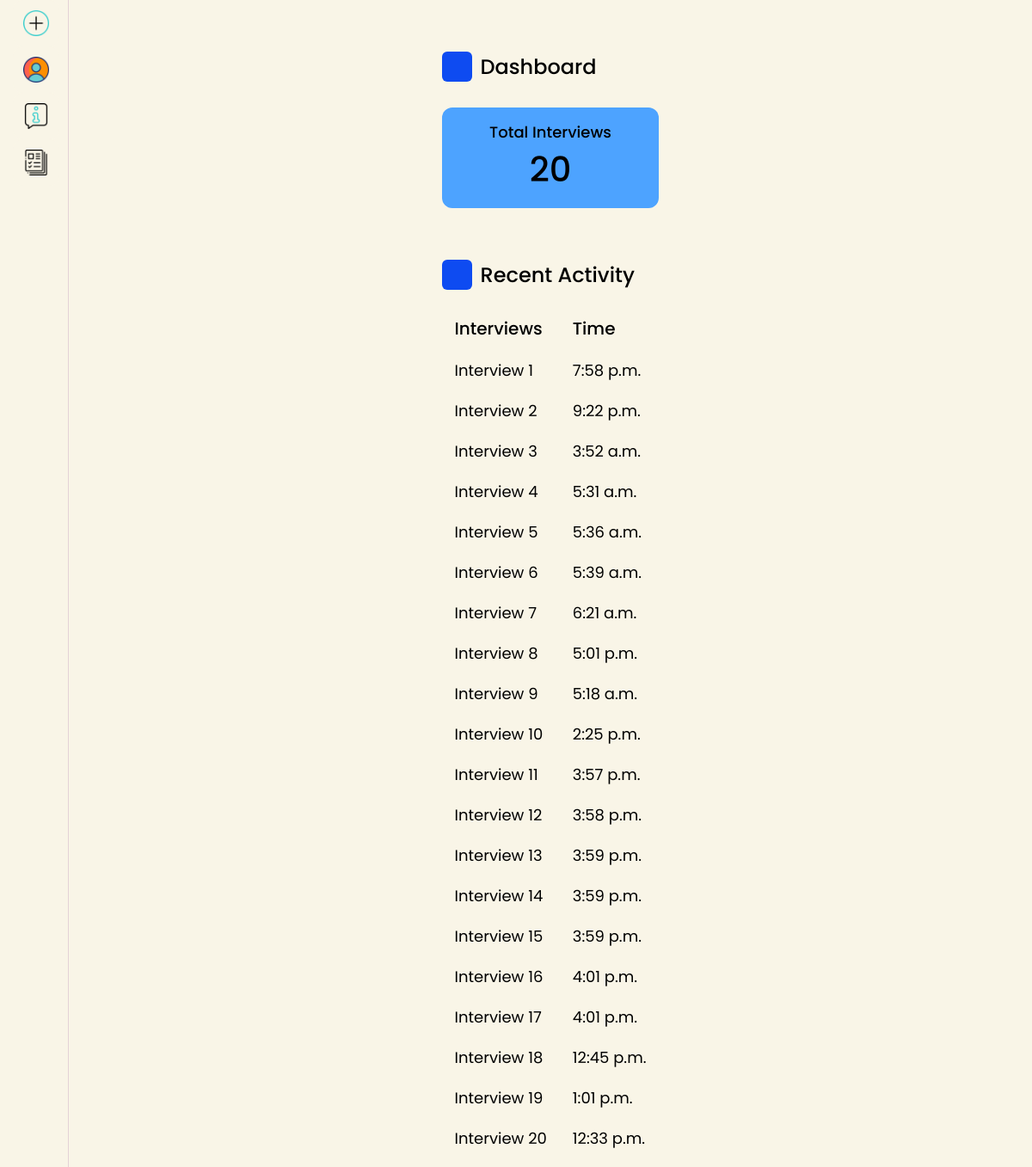
Screenshot of /dashboard (signed in) with the database file from the repository.
### home/models.py (models this page shows, shortened)
class Conversation(models.Model):
    user = models.ForeignKey(User, on_delete=models.CASCADE)  # Reference to the user
    chat_data = models.TextField()  # Store chat entries as JSON serialized data
    result = models.TextField()
    created_at = models.DateTimeField(auto_now_add=True,null=True)
    created_time = models.TimeField(null=True)

### home/views.py (the view)
# urls.py: path('dashboard', views.dashboard,name='dashboard'),
@login_required(login_url='login')
def dashboard(request):
    user_object = User.objects.get(username=request.user.username)
    user_profile = Profile.objects.get(user=user_object)
    user_posts = Conversation.objects.filter(user=user_object)
    user_post_length = len(user_posts)
    interview=[]
    for i in user_posts:
        var=i
        interview.append(var)
    user_profile1 = Conversation.objects.filter(user=request.user).order_by('-created_at').first()
    created_time=user_profile1.created_time
    user = User.objects.get(username=request.user.username)
    context = {
        'user_object': user_object,
        'user_profile': user_profile,
        'user_posts': user_posts,
        'user_post_length': user_post_length,
        'interview':interview,
        'created_time':created_time,
        'user':user,
    }
    return render(request, 'dashboard.html',context)

### templates/dashboard.html (shortened to what this page needs)
{% extends 'base.html' %}
{% load static %}
{% block css %}<link rel="stylesheet" type="text/css" href="/static/dashboard.css">{% endblock css %}
{% block container %}
        <div class="dash-content">
            <div class="overview">
                <div class="title">
                    <i class="uil uil-tachometer-fast-alt"></i>
                    <span class="text">Dashboard</span>
                </div>
                <div class="boxes">
                    <div class="box box1">
                        <span class="text">Total Interviews</span>
                        <span class="number">
                                {% for conversation in  interview  %}
                                    {% with forloop.counter as counter %}
                                        {% with counter|add:1 as next_value %}
                                            {% if forloop.last %}
                                            <span class="data-list">{{counter}}</span>
                                            {% else %}
                                                <span class="data-list"></span>
                                            {% endif %}
                                        {% endwith %}
                                    {% endwith %}
                                {% endfor %}
                        </span>
                    </div>
                </div>
            </div>
            <div class="activity">
                <div class="title">
                    <i class="uil uil-clock-three"></i>
                    <span class="text">Recent Activity</span>
                </div>
                <div class="activity-data">
                    <div class="data names">
                        <span class="data-title">Interviews</span>
                        {% for conversation in  interview  %}
                            {% with forloop.counter as counter %}
                                {% with counter|add:1 as next_value %}
                                    {% if forloop.last %}
                                       <span class="data-list">Interview {{counter}}</span>
                                    {% else %}
                                        <span class="data-list">Interview {{counter}}</span>
                                    {% endif %}
                                {% endwith %}
                            {% endwith %}
                        {% endfor %}
                    </div>
                    <div class="data email">
                        <span class="data-title">Time</span>
                        {% for conversation in  interview  %}
                        <span class="data-list">{{conversation.created_time}}</span>
                        {% endfor %}
                    </div>
                </div>
            </div>
        </div>
{% endblock container %}

### templates/base.html (shortened to what this page needs)
<html>
<head>
    <link rel="stylesheet" type="text/css" href="/static/index.css">
    {% block css %}{% endblock css %}
</head>
<body>
  <div class="container">
   <main>
      {% block container %}{% endblock container %}
   </main>
   <div id="sidebar">
        <div >
            <a href="newchat"><img src="/static/plus.png"class="navicons" id="navicons"><a/>
        </div>
        <div >
            <a href="dashboard"><img src="/static/profile.png" class="navicons" id="navicons"></a>
        </div>
        <div >
            <a href="dashboard"><img src="/static/information.png" class="navicons" id="navicons"></a>
        </div>
        <div >
            <a href="results"><img src="/static/profiles.png" class="navicons" id="navicons"></a>
        </div>
   </div>
   <footer></footer>
  </div>
</body>
</html>

### static/index.css (style rules this page uses)
body { margin: 0; }
.container { display: grid; height: 100vh; grid-template-columns: 80px 1fr; grid-template-rows: 1fr 20px; grid-template-areas: "sidebar main" "sidebar footer" ; }
main { background-color: f9f5e7; grid-area: main; display: flex; justify-content: center; }
#sidebar { background-color: #f9f5e7; grid-area: sidebar; display: flex; flex-direction: column; border-right: 1px solid; border-color: #e3d2d6; }
footer { background-color: #f9f5e7; grid-area: footer; }
.navicons { width: 30px; background-color: #f9f5e7; padding: 12px; margin: 0px 15px; border-radius: 12px; }

### static/dashboard.css (style rules this page uses)
* { margin: 0; padding: 0; box-sizing: border-box; font-family: 'Poppins', sans-serif; }
:root { --primary-color: #0E4BF1; --panel-color: #FFF; --text-color: #000; --black-light-color: #707070; --border-color: #e6e5e5; --toggle-color: #DDD; --box1-color: #4DA3FF; --box2-color: #FFE6AC; --box3-color: #E7D1FC; --title-icon-color: #fff; --tran-05: all 0.5s ease; --tran-03: all 0.3s ease; --tran-03: all 0.2s ease; }
body { min-height: 100vh; background-color: var(--primary-color); }
#navicons { width: 54px; background-color: #f9f5e7; padding: 12px; margin: 0px 15px; border-radius: 12px; }
.dash-content .title { display: flex; align-items: center; margin: 60px 0 30px 0; }
.dash-content .title i { position: relative; height: 35px; width: 35px; background-color: var(--primary-color); border-radius: 6px; color: var(--title-icon-color); display: flex; align-items: center; justify-content: center; font-size: 24px; }
.dash-content .title .text { font-size: 24px; font-weight: 500; color: var(--text-color); margin-left: 10px; }
.dash-content .boxes { align-items: center; justify-content: space-between; flex-wrap: wrap; }
.dash-content .boxes .box { display: flex; flex-direction: column; align-items: center; border-radius: 12px; text-align: center; padding: 15px 20px; background-color: var(--box1-color); transition: var(--tran-05); }
.boxes .box .text { white-space: nowrap; font-size: 18px; font-weight: 500; color: var(--text-color); }
.boxes .box .number { font-size: 40px; font-weight: 500; color: var(--text-color); }
.dash-content .activity .activity-data { display: flex; justify-content: space-between; width: 100%; }
.activity .activity-data { display: flex; }
.activity-data .data { display: flex; flex-direction: column; margin: 0 15px; }
.activity-data .data-title { font-size: 20px; font-weight: 500; color: var(--text-color); }
.activity-data .data .data-list { font-size: 18px; font-weight: 400; margin-top: 20px; white-space: nowrap; color: var(--text-color); }

### rows the page displays
Conversation: counter "20", created_time "12:33 p.m."
Conversation: counter "1", created_time "7:58 p.m."
Conversation: counter "2", created_time "9:22 p.m."
Conversation: counter "3", created_time "3:52 a.m."
Conversation: counter "4", created_time "5:31 a.m."
Conversation: user "5", created_time "5:36 a.m."
Conversation: counter "6", created_time "5:39 a.m."
Conversation: counter "7", created_time "6:21 a.m."
Conversation: counter "8", created_time "5:01 p.m."
Conversation: counter "9", created_time "5:18 a.m."
Conversation: counter "10", created_time "2:25 p.m."
Conversation: counter "11", created_time "3:57 p.m."
Conversation: counter "12", created_time "3:58 p.m."
Conversation: counter "13", created_time "3:59 p.m."
Conversation: counter "14", created_time "3:59 p.m."
Conversation: counter "15", created_time "3:59 p.m."
Conversation: counter "16", created_time "4:01 p.m."
Conversation: counter "17", created_time "4:01 p.m."
Conversation: counter "18", created_time "12:45 p.m."
Conversation: counter "19", created_time "1:01 p.m."
